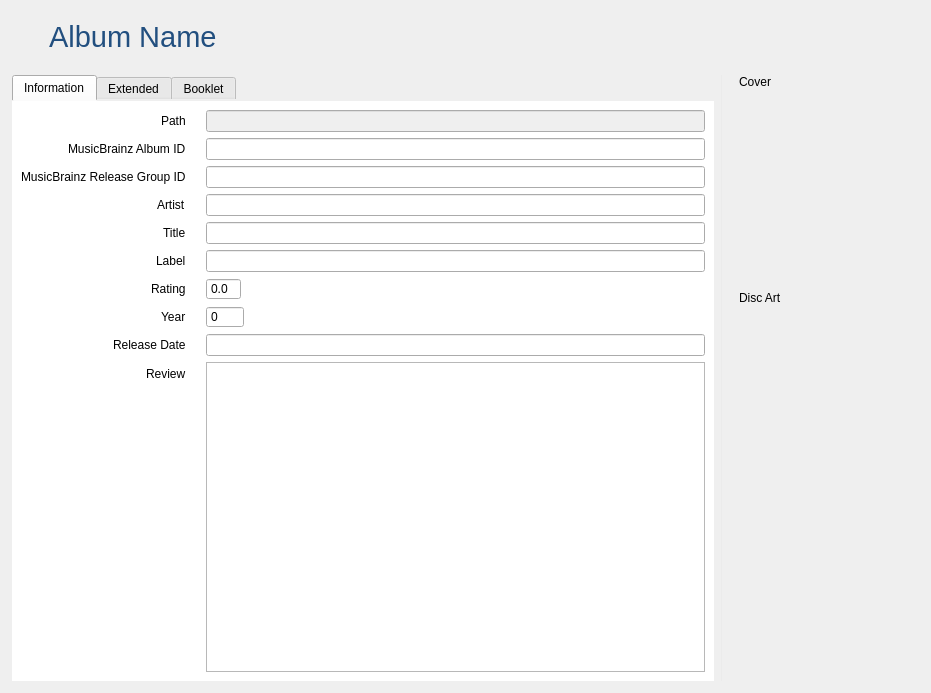
<?xml version="1.0" encoding="UTF-8"?>
<ui version="4.0">
 <class>MusicWidgetAlbum</class>
 <widget class="QWidget" name="MusicWidgetAlbum">
  <property name="geometry">
   <rect>
    <x>0</x>
    <y>0</y>
    <width>931</width>
    <height>693</height>
   </rect>
  </property>
  <property name="windowTitle">
   <string notr="true">Form</string>
  </property>
  <property name="styleSheet">
   <string notr="true">#tabWidget {
	border: 0;
}

#tab, #tab_2 {
	background-color: #ffffff;
}
</string>
  </property>
  <layout class="QVBoxLayout" name="verticalLayout" stretch="0,1">
   <property name="leftMargin">
    <number>0</number>
   </property>
   <property name="topMargin">
    <number>20</number>
   </property>
   <property name="rightMargin">
    <number>0</number>
   </property>
   <property name="bottomMargin">
    <number>0</number>
   </property>
   <item>
    <layout class="QHBoxLayout" name="horizontalLayout_10">
     <item>
      <spacer name="horizontalSpacer_4">
       <property name="orientation">
        <enum>Qt::Horizontal</enum>
       </property>
       <property name="sizeType">
        <enum>QSizePolicy::Fixed</enum>
       </property>
       <property name="sizeHint" stdset="0">
        <size>
         <width>20</width>
         <height>20</height>
        </size>
       </property>
      </spacer>
     </item>
     <item>
      <widget class="QToolButton" name="buttonRevert">
       <property name="cursor">
        <cursorShape>PointingHandCursor</cursorShape>
       </property>
       <property name="toolTip">
        <string>Album has changed. Click to revert changes.</string>
       </property>
       <property name="styleSheet">
        <string notr="true">border: none;</string>
       </property>
       <property name="text">
        <string/>
       </property>
       <property name="icon">
        <iconset resource="../MediaElch.qrc">
         <normaloff>:/img/arrow_circle_left.png</normaloff>:/img/arrow_circle_left.png</iconset>
       </property>
       <property name="iconSize">
        <size>
         <width>16</width>
         <height>16</height>
        </size>
       </property>
      </widget>
     </item>
     <item>
      <widget class="QLabel" name="albumName">
       <property name="font">
        <font>
         <family>Helvetica Neue</family>
         <pointsize>22</pointsize>
        </font>
       </property>
       <property name="styleSheet">
        <string notr="true">color: #224f7f;
</string>
       </property>
       <property name="text">
        <string>Album Name</string>
       </property>
       <property name="indent">
        <number>4</number>
       </property>
      </widget>
     </item>
     <item>
      <spacer name="horizontalSpacer_11">
       <property name="orientation">
        <enum>Qt::Horizontal</enum>
       </property>
       <property name="sizeHint" stdset="0">
        <size>
         <width>40</width>
         <height>20</height>
        </size>
       </property>
      </spacer>
     </item>
    </layout>
   </item>
   <item>
    <widget class="QGroupBox" name="groupBox_3">
     <property name="styleSheet">
      <string notr="true">QGroupBox {
	border-radius: 0;
	background-color: transparent;
}
</string>
     </property>
     <property name="title">
      <string/>
     </property>
     <layout class="QHBoxLayout" name="horizontalLayout_2" stretch="1,0,0">
      <item>
       <widget class="QTabWidget" name="tabWidget">
        <property name="currentIndex">
         <number>0</number>
        </property>
        <widget class="QWidget" name="tab">
         <attribute name="title">
          <string>Information</string>
         </attribute>
         <layout class="QVBoxLayout" name="verticalLayout_6">
          <item>
           <layout class="QFormLayout" name="formLayout">
            <property name="fieldGrowthPolicy">
             <enum>QFormLayout::ExpandingFieldsGrow</enum>
            </property>
            <property name="rowWrapPolicy">
             <enum>QFormLayout::DontWrapRows</enum>
            </property>
            <property name="labelAlignment">
             <set>Qt::AlignRight|Qt::AlignTrailing|Qt::AlignVCenter</set>
            </property>
            <property name="horizontalSpacing">
             <number>20</number>
            </property>
            <item row="0" column="0">
             <widget class="QLabel" name="label_24">
              <property name="text">
               <string>Path</string>
              </property>
             </widget>
            </item>
            <item row="0" column="1">
             <widget class="QLineEdit" name="path">
              <property name="enabled">
               <bool>false</bool>
              </property>
             </widget>
            </item>
            <item row="3" column="1">
             <widget class="QLineEdit" name="artist">
              <property name="item" stdset="0">
               <string notr="true">artist</string>
              </property>
             </widget>
            </item>
            <item row="3" column="0">
             <widget class="QLabel" name="label_2">
              <property name="text">
               <string>Artist</string>
              </property>
             </widget>
            </item>
            <item row="4" column="1">
             <widget class="QLineEdit" name="title">
              <property name="item" stdset="0">
               <string notr="true">title</string>
              </property>
             </widget>
            </item>
            <item row="5" column="1">
             <widget class="QLineEdit" name="label">
              <property name="item" stdset="0">
               <string notr="true">label</string>
              </property>
             </widget>
            </item>
            <item row="4" column="0">
             <widget class="QLabel" name="label_3">
              <property name="text">
               <string>Title</string>
              </property>
             </widget>
            </item>
            <item row="5" column="0">
             <widget class="QLabel" name="label_21">
              <property name="text">
               <string>Label</string>
              </property>
             </widget>
            </item>
            <item row="6" column="0">
             <widget class="QLabel" name="label_6">
              <property name="text">
               <string>Rating</string>
              </property>
             </widget>
            </item>
            <item row="7" column="0">
             <widget class="QLabel" name="label_22">
              <property name="text">
               <string>Year</string>
              </property>
             </widget>
            </item>
            <item row="8" column="0">
             <widget class="QLabel" name="label_23">
              <property name="text">
               <string>Release Date</string>
              </property>
             </widget>
            </item>
            <item row="9" column="0">
             <widget class="QLabel" name="label_15">
              <property name="text">
               <string>Review</string>
              </property>
             </widget>
            </item>
            <item row="9" column="1">
             <widget class="QTextEdit" name="review"/>
            </item>
            <item row="7" column="1">
             <widget class="QSpinBox" name="year">
              <property name="buttonSymbols">
               <enum>QAbstractSpinBox::NoButtons</enum>
              </property>
              <property name="maximum">
               <number>2050</number>
              </property>
             </widget>
            </item>
            <item row="8" column="1">
             <widget class="QLineEdit" name="releaseDate">
              <property name="item" stdset="0">
               <string notr="true">releaseDate</string>
              </property>
             </widget>
            </item>
            <item row="6" column="1">
             <widget class="QDoubleSpinBox" name="rating">
              <property name="buttonSymbols">
               <enum>QAbstractSpinBox::NoButtons</enum>
              </property>
              <property name="decimals">
               <number>1</number>
              </property>
              <property name="maximum">
               <double>10.000000000000000</double>
              </property>
             </widget>
            </item>
            <item row="1" column="0">
             <widget class="QLabel" name="label_4">
              <property name="text">
               <string>MusicBrainz Album ID</string>
              </property>
             </widget>
            </item>
            <item row="1" column="1">
             <widget class="QLineEdit" name="musicBrainzAlbumId">
              <property name="item" stdset="0">
               <string notr="true">mbAlbumId</string>
              </property>
             </widget>
            </item>
            <item row="2" column="0">
             <widget class="QLabel" name="label_5">
              <property name="text">
               <string>MusicBrainz Release Group ID</string>
              </property>
             </widget>
            </item>
            <item row="2" column="1">
             <widget class="QLineEdit" name="musicBrainzReleaseGroupId">
              <property name="item" stdset="0">
               <string notr="true">mbReleaseGroupId</string>
              </property>
             </widget>
            </item>
           </layout>
          </item>
         </layout>
        </widget>
        <widget class="QWidget" name="tab_2">
         <attribute name="title">
          <string>Extended</string>
         </attribute>
         <layout class="QVBoxLayout" name="verticalLayout_3" stretch="2,2,2,0">
          <item>
           <widget class="TagCloud" name="genreCloud" native="true">
            <property name="item" stdset="0">
             <string notr="true">genre</string>
            </property>
           </widget>
          </item>
          <item>
           <widget class="TagCloud" name="styleCloud" native="true">
            <property name="item" stdset="0">
             <string notr="true">style</string>
            </property>
           </widget>
          </item>
          <item>
           <widget class="TagCloud" name="moodCloud" native="true">
            <property name="item" stdset="0">
             <string notr="true">mood</string>
            </property>
           </widget>
          </item>
          <item>
           <spacer name="verticalSpacer_3">
            <property name="orientation">
             <enum>Qt::Vertical</enum>
            </property>
            <property name="sizeHint" stdset="0">
             <size>
              <width>20</width>
              <height>40</height>
             </size>
            </property>
           </spacer>
          </item>
         </layout>
        </widget>
        <widget class="QWidget" name="tab_3">
         <attribute name="title">
          <string>Booklet</string>
         </attribute>
         <layout class="QVBoxLayout" name="verticalLayout_2" stretch="0">
          <property name="leftMargin">
           <number>12</number>
          </property>
          <property name="rightMargin">
           <number>12</number>
          </property>
          <item>
           <layout class="QHBoxLayout" name="horizontalLayout_5" stretch="1,0,0">
            <item>
             <widget class="QLabel" name="label_16">
              <property name="font">
               <font>
                <family>Helvetica Neue</family>
               </font>
              </property>
              <property name="text">
               <string>Hint: Closed images will be deleted on save.</string>
              </property>
              <property name="wordWrap">
               <bool>true</bool>
              </property>
             </widget>
            </item>
            <item>
             <spacer name="horizontalSpacer_3">
              <property name="orientation">
               <enum>Qt::Horizontal</enum>
              </property>
              <property name="sizeHint" stdset="0">
               <size>
                <width>40</width>
                <height>20</height>
               </size>
              </property>
             </spacer>
            </item>
            <item>
             <widget class="QPushButton" name="btnAddExtraFanart">
              <property name="text">
               <string>Add Images</string>
              </property>
              <property name="dropShadow" stdset="0">
               <bool>true</bool>
              </property>
             </widget>
            </item>
           </layout>
          </item>
         </layout>
        </widget>
       </widget>
      </item>
      <item>
       <widget class="Line" name="line">
        <property name="styleSheet">
         <string notr="true">color: #ebebeb;</string>
        </property>
        <property name="frameShadow">
         <enum>QFrame::Plain</enum>
        </property>
        <property name="lineWidth">
         <number>1</number>
        </property>
        <property name="midLineWidth">
         <number>0</number>
        </property>
        <property name="orientation">
         <enum>Qt::Vertical</enum>
        </property>
       </widget>
      </item>
      <item>
       <widget class="QWidget" name="artWidget" native="true">
        <layout class="QHBoxLayout" name="horizontalLayout">
         <property name="leftMargin">
          <number>0</number>
         </property>
         <property name="topMargin">
          <number>0</number>
         </property>
         <property name="rightMargin">
          <number>0</number>
         </property>
         <property name="bottomMargin">
          <number>0</number>
         </property>
         <item>
          <layout class="QVBoxLayout" name="verticalLayout_4" stretch="0,0,0,0,0,0">
           <property name="leftMargin">
            <number>10</number>
           </property>
           <property name="topMargin">
            <number>0</number>
           </property>
           <item>
            <widget class="QLabel" name="labelCover">
             <property name="text">
              <string>Cover</string>
             </property>
            </widget>
           </item>
           <item>
            <widget class="ClosableImage" name="cover">
             <property name="minimumSize">
              <size>
               <width>180</width>
               <height>180</height>
              </size>
             </property>
             <property name="maximumSize">
              <size>
               <width>180</width>
               <height>180</height>
              </size>
             </property>
             <property name="cursor">
              <cursorShape>PointingHandCursor</cursorShape>
             </property>
             <property name="toolTip">
              <string>Click to Change</string>
             </property>
             <property name="text">
              <string/>
             </property>
             <property name="pixmap">
              <pixmap resource="../MediaElch.qrc">:/img/placeholders/poster.png</pixmap>
             </property>
             <property name="alignment">
              <set>Qt::AlignCenter</set>
             </property>
             <property name="clickable" stdset="0">
              <bool>true</bool>
             </property>
             <property name="myFixedHeight" stdset="0">
              <number>180</number>
             </property>
             <property name="title" stdset="0">
              <string>Cover</string>
             </property>
             <property name="dropShadow" stdset="0">
              <bool>true</bool>
             </property>
            </widget>
           </item>
           <item>
            <spacer name="verticalSpacer_2">
             <property name="orientation">
              <enum>Qt::Vertical</enum>
             </property>
             <property name="sizeType">
              <enum>QSizePolicy::Fixed</enum>
             </property>
             <property name="sizeHint" stdset="0">
              <size>
               <width>20</width>
               <height>10</height>
              </size>
             </property>
            </spacer>
           </item>
           <item>
            <widget class="QLabel" name="labelDiscArt">
             <property name="text">
              <string>Disc Art</string>
             </property>
            </widget>
           </item>
           <item>
            <widget class="ClosableImage" name="discArt">
             <property name="minimumSize">
              <size>
               <width>180</width>
               <height>180</height>
              </size>
             </property>
             <property name="maximumSize">
              <size>
               <width>180</width>
               <height>180</height>
              </size>
             </property>
             <property name="cursor">
              <cursorShape>PointingHandCursor</cursorShape>
             </property>
             <property name="toolTip">
              <string>Click to Change</string>
             </property>
             <property name="text">
              <string/>
             </property>
             <property name="pixmap">
              <pixmap resource="../MediaElch.qrc">:/img/placeholders/cd_art.png</pixmap>
             </property>
             <property name="alignment">
              <set>Qt::AlignCenter</set>
             </property>
             <property name="clickable" stdset="0">
              <bool>true</bool>
             </property>
             <property name="myFixedHeight" stdset="0">
              <number>180</number>
             </property>
             <property name="title" stdset="0">
              <string>Disc Art</string>
             </property>
             <property name="dropShadow" stdset="0">
              <bool>true</bool>
             </property>
            </widget>
           </item>
           <item>
            <spacer name="verticalSpacer">
             <property name="orientation">
              <enum>Qt::Vertical</enum>
             </property>
             <property name="sizeHint" stdset="0">
              <size>
               <width>20</width>
               <height>40</height>
              </size>
             </property>
            </spacer>
           </item>
          </layout>
         </item>
        </layout>
       </widget>
      </item>
     </layout>
    </widget>
   </item>
  </layout>
 </widget>
 <customwidgets>
  <customwidget>
   <class>TagCloud</class>
   <extends>QWidget</extends>
   <header>smallWidgets/TagCloud.h</header>
   <container>1</container>
  </customwidget>
  <customwidget>
   <class>ClosableImage</class>
   <extends>QLabel</extends>
   <header>smallWidgets/ClosableImage.h</header>
  </customwidget>
 </customwidgets>
 <resources>
  <include location="../MediaElch.qrc"/>
 </resources>
 <connections/>
</ui>
